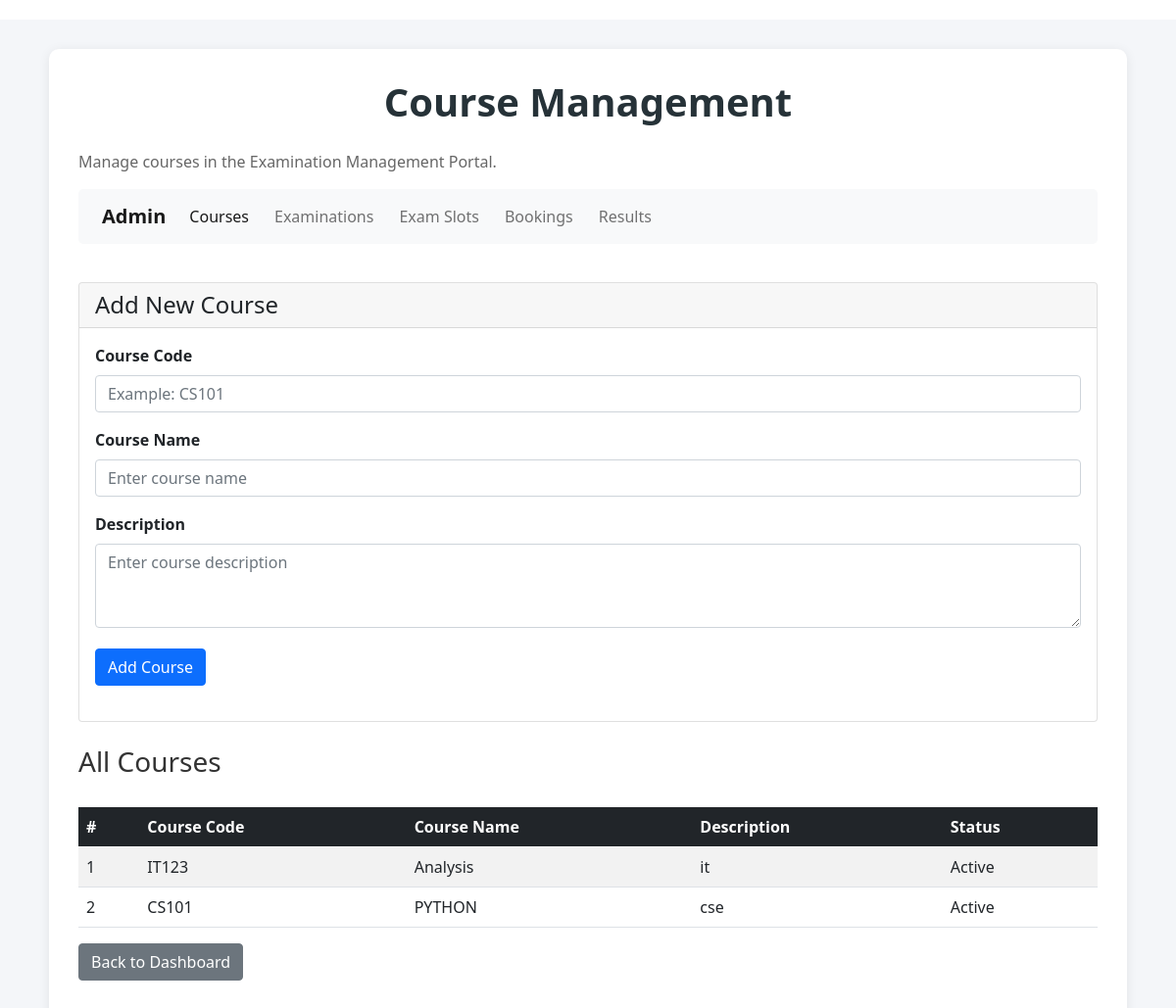
Page /manage_courses (signed in) on the committed database.
### application/models.py (models this page shows)
class Course(db.Model):
    __tablename__ = "courses"
    id = db.Column(db.Integer, primary_key=True)
    code = db.Column(db.String(30), unique=True, nullable=False)
    name = db.Column(db.String(150), nullable=False)
    description = db.Column(db.Text)
    status = db.Column(db.String(20), default="Active", nullable=False)
    examinations = db.relationship(
        "Examination",
        back_populates="course"
    )

### application/controllers.py (the view, shortened to what this page needs)
    @app.route("/manage_courses", methods=["GET", "POST"])
    @role_required("admin")
    def manage_courses():
        courses = Course.query.order_by(Course.id.desc()).all()
        return render_template(
            "admin_courses.html",
            courses=courses
        )

### templates/admin_courses.html (shortened to what this page needs)
<!DOCTYPE html>
<html lang="en">
<head>
    <link rel="stylesheet" href="{{ url_for('static', filename='style.css') }}">
    <link
        href="https://cdn.jsdelivr.net/npm/bootstrap@5.0.2/dist/css/bootstrap.min.css"
        rel="stylesheet">
</head>
<body>
    <div id="c">
        <div id="dashb">
            <h1>Course Management</h1>
            <p>Manage courses in the Examination Management Portal.</p>
            <nav class="navbar navbar-expand-lg navbar-light bg-light mb-4">
                <div class="container-fluid">
                    <a class="navbar-brand" href="{{ url_for('admin_dashboard') }}">
                        Admin
                    </a>
                    <div class="collapse navbar-collapse" id="adminNavbar">
                        <ul class="navbar-nav me-auto">
                            <li class="nav-item">
                                <a class="nav-link active"
                                   href="{{ url_for('manage_courses') }}">
                                    Courses
                                </a>
                            </li>
                            <li class="nav-item">
                                <a class="nav-link"
                                   href="{{ url_for('manage_examinations') }}">
                                    Examinations
                                </a>
                            </li>
                            <li class="nav-item">
                                <a class="nav-link"
                                   href="{{ url_for('manage_slots') }}">
                                    Exam Slots
                                </a>
                            </li>
                            <li class="nav-item">
                                <a class="nav-link"
                                   href="{{ url_for('manage_bookings') }}">
                                    Bookings
                                </a>
                            </li>
                            <li class="nav-item">
                                <a class="nav-link"
                                   href="{{ url_for('manage_results') }}">
                                    Results
                                </a>
                            </li>
                        </ul>
                    </div>
                </div>
            </nav>
            <div id="content">
                <div class="card mb-4">
                    <div class="card-header">
                        <h4 class="mb-0">Add New Course</h4>
                    </div>
                    <div class="card-body">
                        <form method="POST"
                              action="{{ url_for('manage_courses') }}">
                            <div class="mb-3">
                                <label for="code" class="form-label">
                                    Course Code
                                </label>
                                <input type="text"
                                       class="form-control"
                                       id="code"
                                       name="code"
                                       placeholder="Example: CS101"
                                       maxlength="30"
                                       required>
                            </div>
                            <div class="mb-3">
                                <label for="name" class="form-label">
                                    Course Name
                                </label>
                                <input type="text"
                                       class="form-control"
                                       id="name"
                                       name="name"
                                       placeholder="Enter course name"
                                       maxlength="150"
                                       required>
                            </div>
                            <div class="mb-3">
                                <label for="description" class="form-label">
                                    Description
                                </label>
                                <textarea class="form-control"
                                          id="description"
                                          name="description"
                                          rows="3"
                                          placeholder="Enter course description"></textarea>
                            </div>
                            <button type="submit" class="btn btn-primary">
                                Add Course
                            </button>
                        </form>
                    </div>
                </div>
                <h3>All Courses</h3>
                <div class="table-responsive">
                    <table class="table table-striped table-hover">
                        <thead class="table-dark">
                            <tr>
                                <th>#</th>
                                <th>Course Code</th>
                                <th>Course Name</th>
                                <th>Description</th>
                                <th>Status</th>
                            </tr>
                        </thead>
                        <tbody>
                            {% for course in courses %}
                            <tr>
                                <td>{{ loop.index }}</td>
                                <td>{{ course.code }}</td>
                                <td>{{ course.name }}</td>
                                <td>{{ course.description or '-' }}</td>
                                <td>{{ course.status }}</td>
                            </tr>
                            {% else %}
                            <tr>
                                <td colspan="5" class="text-center">
                                    No courses available.
                                </td>
                            </tr>
                            {% endfor %}
                        </tbody>
                    </table>
                </div>
                <a href="{{ url_for('admin_dashboard') }}"
                   class="btn btn-secondary">
                    Back to Dashboard
                </a>
            </div>
        </div>
    </div>
</body>
</html>

### static/style.css (style rules this page uses)
* { margin: 0px; box-sizing: border-box; }
body { font-family: Arial, sans-serif; background-color: #f5f5f5; }
#dashb { padding: 10px; }
#c { width: 95%; margin: 20px auto; min-height: 90vh; }
#dashb { padding: 20px; background-color: white; border-radius: 10px; box-shadow: 0px 2px 10px rgba(0, 0, 0, 0.08); }
#dashb h1 { margin-bottom: 10px; color: #222; }
#dashb p { color: #666; }
#content { width: 100%; padding: 15px 0px; }
.navbar { border-radius: 5px; padding: 12px; }
.navbar-brand { font-weight: bold; }
.nav-link { margin-right: 10px; }
.card { border-radius: 10px; margin-bottom: 10px; }
.card-body { padding: 20px; }
form { margin-bottom: 20px; }
.form-label { font-weight: 600; }
.form-control, .form-select { border-radius: 5px; padding: 9px; }
.btn { border-radius: 5px; }
.btn-primary { margin-top: 5px; }
.table { margin-top: 15px; background-color: white; vertical-align: middle; }
.table th { font-weight: bold; white-space: nowrap; }
.table td { padding: 12px; }
.table-responsive { width: 100%; overflow-x: auto; }
#content h3 { margin-top: 15px; margin-bottom: 15px; color: #333; }
#c { width: 100%; min-height: 100vh; padding: 30px; background-color: #f4f6f9; }
#dashb { max-width: 1100px; margin: auto; padding: 30px; background-color: white; border-radius: 10px; box-shadow: 0 2px 12px rgba(0, 0, 0, 0.08); }
#dashb h1 { text-align: center; color: #263238; font-weight: bold; margin-bottom: 25px; }

### rows in the picture
Course: code "IT123", name "Analysis", description "it", status "Active"
Course: code "CS101", name "PYTHON", description "cse", status "Active"
